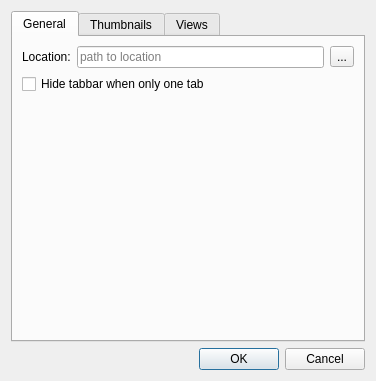
<?xml version="1.0" encoding="UTF-8"?>
<ui version="4.0">
 <class>ConfigDialog</class>
 <widget class="QDialog" name="ConfigDialog">
  <property name="geometry">
   <rect>
    <x>0</x>
    <y>0</y>
    <width>376</width>
    <height>381</height>
   </rect>
  </property>
  <property name="windowTitle">
   <string>Dialog</string>
  </property>
  <layout class="QGridLayout" name="gridLayout">
   <item row="0" column="0">
    <layout class="QGridLayout" name="gridLayout_6">
     <item row="0" column="0">
      <widget class="QTabWidget" name="tabWidget">
       <property name="currentIndex">
        <number>0</number>
       </property>
       <widget class="QWidget" name="tabStartup">
        <attribute name="title">
         <string>General</string>
        </attribute>
        <layout class="QGridLayout" name="gridLayout_2">
         <item row="0" column="0">
          <layout class="QVBoxLayout" name="verticalLayout_2">
           <item>
            <layout class="QHBoxLayout" name="horizontalLayout">
             <item>
              <widget class="QLabel" name="lblLocation">
               <property name="text">
                <string>Location:</string>
               </property>
              </widget>
             </item>
             <item>
              <widget class="QLineEdit" name="txtStartupPath">
               <property name="placeholderText">
                <string>path to location</string>
               </property>
              </widget>
             </item>
             <item>
              <widget class="QToolButton" name="btnStartupPath">
               <property name="text">
                <string>...</string>
               </property>
              </widget>
             </item>
            </layout>
           </item>
          </layout>
         </item>
         <item row="2" column="0">
          <spacer name="verticalSpacer">
           <property name="orientation">
            <enum>Qt::Vertical</enum>
           </property>
           <property name="sizeHint" stdset="0">
            <size>
             <width>20</width>
             <height>40</height>
            </size>
           </property>
          </spacer>
         </item>
         <item row="1" column="0">
          <widget class="QCheckBox" name="hideTabBar">
           <property name="text">
            <string>Hide tabbar when only one tab</string>
           </property>
          </widget>
         </item>
        </layout>
       </widget>
       <widget class="QWidget" name="tabGeneral">
        <attribute name="title">
         <string>Thumbnails</string>
        </attribute>
        <layout class="QGridLayout" name="gridLayout_7">
         <item row="0" column="0">
          <layout class="QVBoxLayout" name="verticalLayout_4">
           <item>
            <widget class="QLabel" name="label_3">
             <property name="text">
              <string>Enabled plugins for thumbnails:</string>
             </property>
            </widget>
           </item>
           <item>
            <widget class="QListWidget" name="previews"/>
           </item>
           <item>
            <widget class="QCheckBox" name="remotePreviews">
             <property name="text">
              <string>Enable thumbnails for remote directories</string>
             </property>
            </widget>
           </item>
          </layout>
         </item>
        </layout>
       </widget>
       <widget class="QWidget" name="tabViews">
        <attribute name="title">
         <string>Views</string>
        </attribute>
        <layout class="QGridLayout" name="gridLayout_3">
         <item row="0" column="0">
          <layout class="QVBoxLayout" name="verticalLayout_3">
           <item>
            <layout class="QHBoxLayout" name="horizontalLayout_2"/>
           </item>
           <item>
            <widget class="QGroupBox" name="groupBox">
             <property name="title">
              <string>IconView</string>
             </property>
             <layout class="QGridLayout" name="gridLayout_4">
              <item row="1" column="0">
               <layout class="QGridLayout" name="gridLayout_5">
                <item row="4" column="0">
                 <widget class="QLabel" name="label">
                  <property name="text">
                   <string>Maximum lines of text to show:</string>
                  </property>
                 </widget>
                </item>
                <item row="5" column="0">
                 <widget class="QLabel" name="label_2">
                  <property name="text">
                   <string>Icon size:</string>
                  </property>
                 </widget>
                </item>
                <item row="5" column="2">
                 <widget class="QLabel" name="iconSizeLabel">
                  <property name="text">
                   <string>TextLabel</string>
                  </property>
                 </widget>
                </item>
                <item row="5" column="1">
                 <widget class="QSlider" name="iconSizeSlider">
                  <property name="minimum">
                   <number>1</number>
                  </property>
                  <property name="maximum">
                   <number>16</number>
                  </property>
                  <property name="singleStep">
                   <number>1</number>
                  </property>
                  <property name="pageStep">
                   <number>1</number>
                  </property>
                  <property name="value">
                   <number>1</number>
                  </property>
                  <property name="orientation">
                   <enum>Qt::Horizontal</enum>
                  </property>
                  <property name="tickInterval">
                   <number>0</number>
                  </property>
                 </widget>
                </item>
                <item row="4" column="1">
                 <widget class="QSpinBox" name="spbIconViewLines">
                  <property name="maximum">
                   <number>5</number>
                  </property>
                  <property name="value">
                   <number>3</number>
                  </property>
                 </widget>
                </item>
                <item row="6" column="0">
                 <widget class="QCheckBox" name="categorized">
                  <property name="text">
                   <string>Draw categorized</string>
                  </property>
                 </widget>
                </item>
               </layout>
              </item>
             </layout>
            </widget>
           </item>
           <item>
            <spacer name="verticalSpacer_2">
             <property name="orientation">
              <enum>Qt::Vertical</enum>
             </property>
             <property name="sizeHint" stdset="0">
              <size>
               <width>20</width>
               <height>40</height>
              </size>
             </property>
            </spacer>
           </item>
          </layout>
         </item>
        </layout>
       </widget>
      </widget>
     </item>
     <item row="1" column="0">
      <widget class="QDialogButtonBox" name="buttonBox">
       <property name="orientation">
        <enum>Qt::Horizontal</enum>
       </property>
       <property name="standardButtons">
        <set>QDialogButtonBox::Cancel|QDialogButtonBox::Ok</set>
       </property>
      </widget>
     </item>
    </layout>
   </item>
  </layout>
 </widget>
 <resources/>
 <connections>
  <connection>
   <sender>buttonBox</sender>
   <signal>accepted()</signal>
   <receiver>ConfigDialog</receiver>
   <slot>accept()</slot>
   <hints>
    <hint type="sourcelabel">
     <x>248</x>
     <y>254</y>
    </hint>
    <hint type="destinationlabel">
     <x>157</x>
     <y>274</y>
    </hint>
   </hints>
  </connection>
  <connection>
   <sender>buttonBox</sender>
   <signal>rejected()</signal>
   <receiver>ConfigDialog</receiver>
   <slot>reject()</slot>
   <hints>
    <hint type="sourcelabel">
     <x>316</x>
     <y>260</y>
    </hint>
    <hint type="destinationlabel">
     <x>286</x>
     <y>274</y>
    </hint>
   </hints>
  </connection>
 </connections>
</ui>
